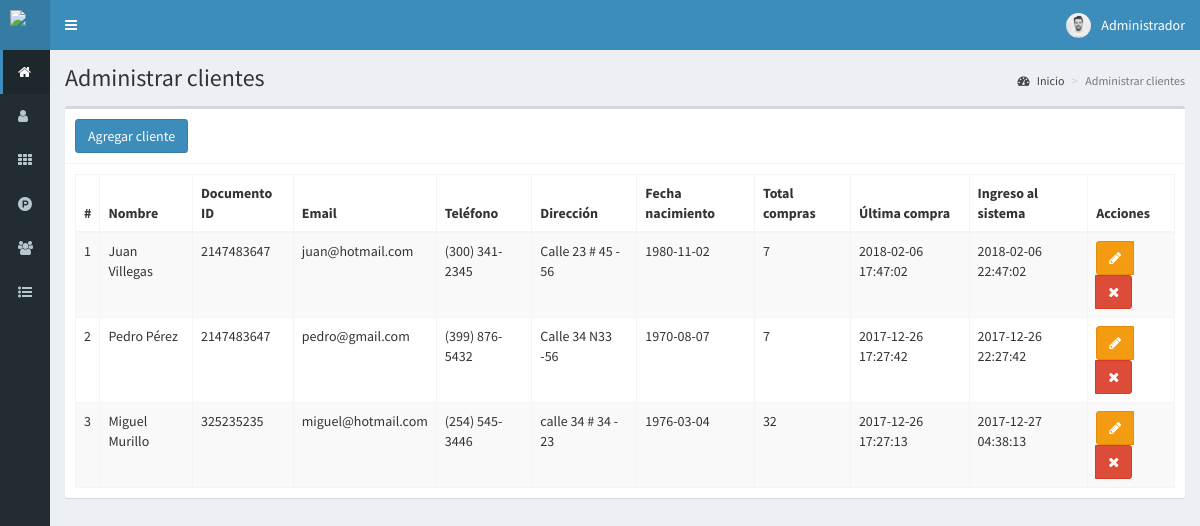
Screenshot of /clientes (signed in) with the database file from the repository.
### tables this page shows
CREATE TABLE `clientes` (
  `id` int(11) NOT NULL,
  `nombre` text NOT NULL,
  `documento` int(11) NOT NULL,
  `email` text NOT NULL,
  `telefono` text NOT NULL,
  `direccion` text NOT NULL,
  `fecha_nacimiento` date NOT NULL,
  `compras` int(11) NOT NULL,
  `ultima_compra` datetime NOT NULL,
  `fecha` timestamp NOT NULL DEFAULT CURRENT_TIMESTAMP ON UPDATE CURRENT_TIMESTAMP
);

### controladores/plantilla.controlador.php (called while the page is built)
<?php
class ControladorPlantilla{
	static public function ctrPlantilla(){
		include "vistas/plantilla.php";
	}
}

### index.php (called while the page is built, shortened)
<?php
require_once "controladores/plantilla.controlador.php";
require_once "controladores/usuarios.controlador.php";
require_once "controladores/clientes.controlador.php";
require_once "controladores/ventas.controlador.php";
require_once "modelos/clientes.modelo.php";
$plantilla = new ControladorPlantilla();
$plantilla -> ctrPlantilla();

### controladores/clientes.controlador.php (called while the page is built, shortened)
<?php
class ControladorClientes{
	static public function ctrMostrarClientes($item, $valor){
		$tabla = "clientes";
		$respuesta = ModeloClientes::mdlMostrarClientes($tabla, $item, $valor);
		return $respuesta;
	}
}

### modelos/conexion.php (called while the page is built)
<?php
class Conexion{
	static public function conectar(){
		$link = new PDO("mysql:host=localhost;dbname=pos",
			            "root",
			            "");
		$link->exec("set names utf8");
		return $link;
	}
}

### modelos/clientes.modelo.php (called while the page is built, shortened)
<?php
require_once "conexion.php";
class ModeloClientes{
	static public function mdlMostrarClientes($tabla, $item, $valor){
		if($item != null){
			$stmt = Conexion::conectar()->prepare("SELECT * FROM $tabla WHERE $item = :$item");
			$stmt -> bindParam(":".$item, $valor, PDO::PARAM_STR);
			$stmt -> execute();
			return $stmt -> fetch();
		}else{
			$stmt = Conexion::conectar()->prepare("SELECT * FROM $tabla");
			$stmt -> execute();
			return $stmt -> fetchAll();
		}
	}
}

### vistas/modulos/clientes.php (the view, shortened to what this page needs)
<div class="content-wrapper">
  <section class="content-header">
    <h1>
      Administrar clientes
    </h1>
    <ol class="breadcrumb">
      <li><a href="inicio"><i class="fa fa-dashboard"></i> Inicio</a></li>
      <li class="active">Administrar clientes</li>
    </ol>
  </section>
  <section class="content">
    <div class="box">
      <div class="box-header with-border">
        <button class="btn btn-primary" data-toggle="modal" data-target="#modalAgregarCliente">
          Agregar cliente
        </button>
      </div>
      <div class="box-body">
       <table class="table table-bordered table-striped dt-responsive tablas" width="100%">
        <thead>
         <tr>
           <th style="width:10px">#</th>
           <th>Nombre</th>
           <th>Documento ID</th>
           <th>Email</th>
           <th>Teléfono</th>
           <th>Dirección</th>
           <th>Fecha nacimiento</th>
           <th>Total compras</th>
           <th>Última compra</th>
           <th>Ingreso al sistema</th>
           <th>Acciones</th>
         </tr>
        </thead>
        <tbody>
        <?php
          $item = null;
          $valor = null;
          $clientes = ControladorClientes::ctrMostrarClientes($item, $valor);
          foreach ($clientes as $key => $value) {
            echo '<tr>
                    <td>'.($key+1).'</td>
                    <td>'.$value["nombre"].'</td>
                    <td>'.$value["documento"].'</td>
                    <td>'.$value["email"].'</td>
                    <td>'.$value["telefono"].'</td>
                    <td>'.$value["direccion"].'</td>
                    <td>'.$value["fecha_nacimiento"].'</td>
                    <td>'.$value["compras"].'</td>
                    <td>'.$value["ultima_compra"].'</td>
                    <td>'.$value["fecha"].'</td>
                    <td>
                      <div class="btn-group">
                        <button class="btn btn-warning btnEditarCliente" data-toggle="modal" data-target="#modalEditarCliente" idCliente="'.$value["id"].'"><i class="fa fa-pencil"></i></button>';
                      if($_SESSION["perfil"] == "Administrador"){
                          echo '<button class="btn btn-danger btnEliminarCliente" idCliente="'.$value["id"].'"><i class="fa fa-times"></i></button>';
                      }
                      echo '</div>
                    </td>
                  </tr>';
            }
        ?>
        </tbody>
       </table>
      </div>
    </div>
  </section>
</div>

### rows the page displays
clientes: nombre "Juan Villegas", documento "2147483647", email "juan@hotmail.com", telefono "(300) 341-2345", direccion "Calle 23 # 45 - 56", fecha_nacimiento "1980-11-02", compras "7", ultima_compra "2018-02-06 17:47:02", fecha "2018-02-06 22:47:02"
clientes: nombre "Pedro Pérez", documento "2147483647", email "pedro@gmail.com", telefono "(399) 876-5432", direccion "Calle 34 N33 -56", fecha_nacimiento "1970-08-07", compras "7", ultima_compra "2017-12-26 17:27:42", fecha "2017-12-26 22:27:42"
clientes: nombre "Miguel Murillo", documento "325235235", email "miguel@hotmail.com", telefono "(254) 545-3446", direccion "calle 34 # 34 - 23", fecha_nacimiento "1976-03-04", compras "32", ultima_compra "2017-12-26 17:27:13", fecha "2017-12-27 04:38:13"

### other values shown
$_SESSION["nombre"] "Administrador"
